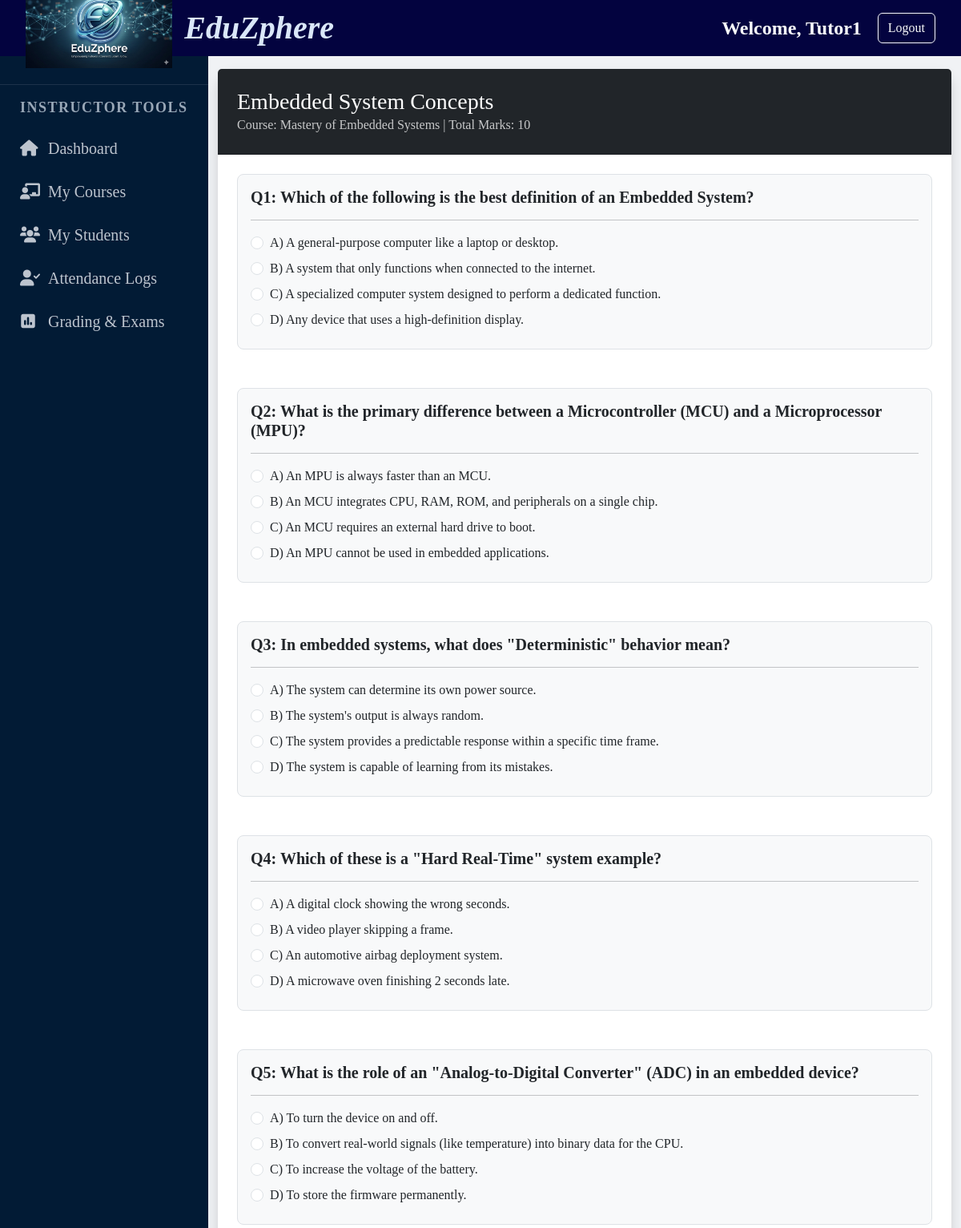
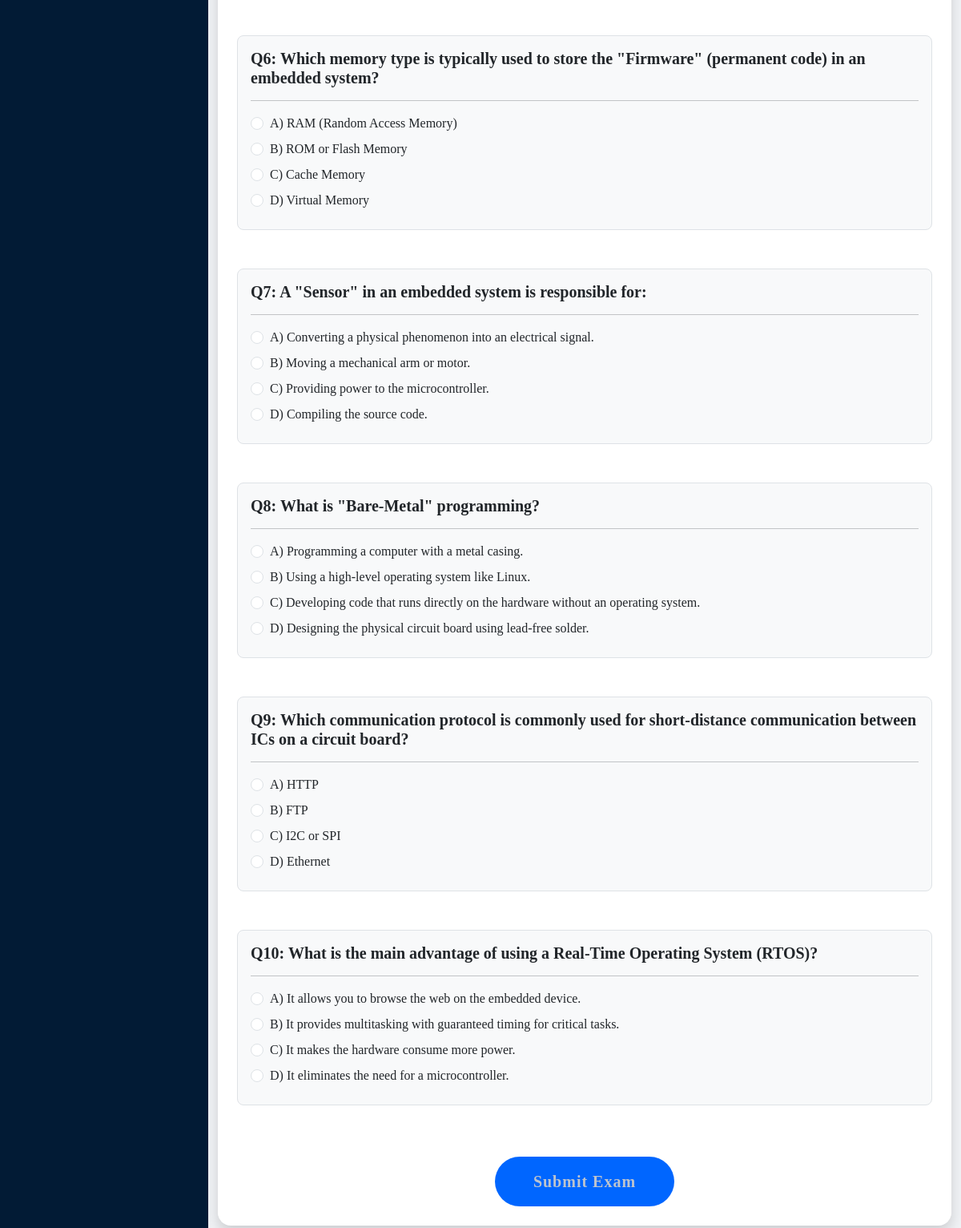
/records/take-exam/6/ (signed in), run on the app's committed database (2 pictures, top to bottom).
### records/models.py (models this page shows, shortened)
class Exam(models.Model):
    course = models.ForeignKey(Course, on_delete=models.CASCADE)
    title = models.CharField(max_length=200)
    total_marks = models.IntegerField()
    exam_date = models.DateField()

class MCQQuestion(models.Model):
    exam = models.ForeignKey(Exam, on_delete=models.CASCADE, related_name='questions')
    question_text = models.TextField()
    option_a = models.CharField(max_length=255)
    option_b = models.CharField(max_length=255)
    option_c = models.CharField(max_length=255)
    option_d = models.CharField(max_length=255)
    correct_option = models.CharField(
        max_length=1, choices=[('A', 'Option A'), ('B', 'Option B'), ('C', 'Option C'), ('D', 'Option D')])

### courses/models.py (models this page shows, shortened)
class Course(models.Model):
    title = models.CharField(max_length=200)
    description = models.TextField(null=True, blank=True)
    instructor = models.ForeignKey(User, on_delete=models.CASCADE, limit_choices_to={'profile__role': 'instructor'})
    price = models.DecimalField(max_digits=10, decimal_places=2, default=0.00)
    thumbnail = models.ImageField(upload_to='course_pics/', blank=True)
    created_at = models.DateTimeField(auto_now_add=True)

### records/views.py (the view, shortened to what this page needs)
# urls.py: path('take-exam/<int:exam_id>/', take_exam, name='take_exam'),
@login_required
def take_exam(request, exam_id):
    exam = get_object_or_404(Exam, id=exam_id)
    questions = exam.questions.all()
    user_profile = request.user.profile
    if ExamResult.objects.filter(student=user_profile, exam=exam).exists():
        messages.warning(request, "You have already completed this exam.")
        return redirect('exam_list')
    return render(request, 'take_exam.html', {'exam': exam, 'questions': questions})

### templates/take_exam.html (shortened to what this page needs)
{% extends 'base.html' %}
{% block content %}
<div class="container py-5">
    <div class="card shadow border-0 rounded-4">
        <div class="card-header bg-dark text-white p-4">
            <h3 class="mb-0">{{ exam.title }}</h3>
            <p class="mb-0 opacity-75">Course: {{ exam.course.title }} | Total Marks: {{ exam.total_marks }}</p>
        </div>
        <div class="card-body p-4">
            <form method="POST" action="{% url 'take_exam' exam.id %}">
                {% for question in questions %}
                <div class="mb-5 p-3 border rounded-3 bg-light">
                    <h5 class="fw-bold">Q{{ forloop.counter }}: {{ question.question_text }}</h5>
                    <hr>
                    <div class="form-check mb-2">
                        <input class="form-check-input" type="radio" name="question_{{ question.id }}" value="A" id="q{{ question.id }}a" required>
                        <label class="form-check-label" for="q{{ question.id }}a">A) {{ question.option_a }}</label>
                    </div>
                    <div class="form-check mb-2">
                        <input class="form-check-input" type="radio" name="question_{{ question.id }}" value="B" id="q{{ question.id }}b">
                        <label class="form-check-label" for="q{{ question.id }}b">B) {{ question.option_b }}</label>
                    </div>
                    <div class="form-check mb-2">
                        <input class="form-check-input" type="radio" name="question_{{ question.id }}" value="C" id="q{{ question.id }}c">
                        <label class="form-check-label" for="q{{ question.id }}c">C) {{ question.option_c }}</label>
                    </div>
                    <div class="form-check mb-2">
                        <input class="form-check-input" type="radio" name="question_{{ question.id }}" value="D" id="q{{ question.id }}d">
                        <label class="form-check-label" for="q{{ question.id }}d">D) {{ question.option_d }}</label>
                    </div>
                </div>
                {% empty %}
                <div class="text-center py-5">
                    <p class="text-muted">This exam currently has no questions. Please contact your instructor.</p>
                </div>
                {% endfor %}
                {% if questions %}
                <div class="text-center mt-4">
                    <button type="submit" class="btn btn-primary btn-lg px-5 rounded-pill">Submit Exam</button>
                </div>
                {% endif %}
            </form>
        </div>
    </div>
</div>
{% endblock %}

### templates/base.html (shortened to what this page needs)
{% load static %}
<!DOCTYPE html>
<html lang="en">
<head>
    <link href="https://cdn.jsdelivr.net/npm/bootstrap@5.3.0/dist/css/bootstrap.min.css" rel="stylesheet">
    <link rel="stylesheet" href="{% static 'css/style.css' %}">
    <link rel="stylesheet" href="https://cdnjs.cloudflare.com/ajax/libs/font-awesome/6.0.0/css/all.min.css">
</head>
<body>
    <div class="dashboard-wrapper">
        <header class="main-header">
            <div class="logo-container">
                <img src="{% static 'images/logo.png' %}" alt="EduZphere Logo" class="logo-image">
                <span class="logo-text">EduZphere</span>
            </div>
            <div class="header-auth-bar">
            {% if user.is_authenticated %}
                <span class="text-light fs-4">Welcome, {{ user.username }}</span>
                <a href="{% url 'logout' %}" class="btn btn-outline-light btn-md">Logout</a>
            {% else %}
                <a href="{% url 'login' %}" class="text-white me-3 text-decoration-none">Login</a>
                <a href="{% url 'register' %}" class="btn btn-light btn-sm">Join Now</a>
            {% endif %}
            </div>
        </header>
        <div class="main-body-container">
            <nav class="sidebar">
           <ul>
            {% if not user.is_authenticated %}
            <li class="sidebar-divider">Discovery</li>
            <li><a href="{% url 'home' %}" class="{% if request.resolver_match.url_name == 'home' %}active{% endif %}"><i class="fa-solid fa-house"></i> Home</a></li>
            <li><a href="{% url 'about' %}" class="{% if request.resolver_match.url_name == 'about' %}active{% endif %}"><i class="fa-solid fa-circle-info"></i> About EduZphere</a></li>
            <li><a href="{% url 'workshops' %}" class="{% if request.resolver_match.url_name == 'workshops' %}active{% endif %}"><i class="fa-solid fa-bolt"></i> Free Workshops</a></li>
            <li><a href="{% url 'contact' %}" class="{% if request.resolver_match.url_name == 'contact' %}active{% endif %}"><i class="fa-solid fa-envelope"></i> Contact Support</a></li>
            <li class="sidebar-divider">Getting Started</li>
            {% if user.is_authenticated and user.is_staff or user.profile.role == 'admin' %}
                <li class="sidebar-divider">Administration</li>
                <li>
                    <a href="{% url 'dashboard' %}" class="{% if request.resolver_match.url_name == 'dashboard' %}active{% endif %}">
                        <i class="fa-solid fa-gauge-high"></i> Admin Dashboard
                    </a>
                </li>
                <li><a href="/admin/"><i class="fa-solid fa-database"></i>Administration</a></li>
            {% endif %}
            <li><a href="{% url 'register' %}"><i class="fa-solid fa-user-plus"></i> Become a Member</a></li>
            {% elif user.profile.role == 'instructor' %}
            <li class="sidebar-divider">Instructor Tools</li>
            <li><a href="{% url 'home' %}" class="{% if request.resolver_match.url_name == 'dashboard' %}active{% endif %}"><i class="fa-solid fa-house"></i> Dashboard</a></li>
            <li><a href="{% url 'course_list' %}" class="{% if request.resolver_match.url_name == 'course_list' %}active{% endif %}"><i class="fa-solid fa-chalkboard-user"></i> My Courses</a></li>
            <li><a href="{% url 'student_list' %}" class="{% if request.resolver_match.url_name == 'student_list' %}active{% endif %}""><i class="fa-solid fa-users"></i> My Students</a></li>
            <li><a href="{% url 'attendance' %}" class="{% if request.resolver_match.url_name == 'attendance' %}active{% endif %}"><i class="fa-solid fa-user-check"></i> Attendance Logs</a></li>
            <li><a href="{% url 'exam_list' %}" class="{% if request.resolver_match.url_name == 'exam_list' %}active{% endif %}"><i class="fa-solid fa-square-poll-vertical"></i> Grading & Exams</a></li>
            {% endif %}
            </ul>
            </nav>
            <div class="main-content">
            {% block content %}
            {% endblock %}
            </div>
        </div>
    </div>
</body>
</html>

### static/css/style.css (style rules this page uses)
:root { --main-bg:var(--text-light); --glass-bg: rgba(255, 255, 255, 0.9); --sidebar-bg: #011627; --accent-blue: #0066ff; --text-dark: #1a202c; --text-muted: #718096; }
html,body { background-size: cover; background-attachment: fixed; font-family:'Times New Roman', Times, serif; height: 100%; margin: 0; overflow: hidden; }
:root { --main-bg-color: #f0f2f5; --sidebar-bg-color: #021b35; --sidebar-hover: rgba(255, 255, 255, 0.1); --accent-blue: #0066ff; --text-light: #bdc4ce; --white: #ffffff; }
* { box-sizing: border-box; margin: 0; padding: 0; }
.main-header { height: 100px; grid-area: header; background-color: rgb(3, 3, 63); display: flex; justify-content: space-between; align-items: center; padding: 0 2rem; border-bottom: none; height: 70px; flex-shrink: 0; z-index: 1000; }
.header-auth-bar { display: flex; align-items: center; gap: 20px; font-size: 1.3rem; font-weight: bold; }
.logo-container { display: flex; align-items: center; }
.logo-image { height: 100px; object-fit: contain; margin-right: 15px; }
.logo-text { font-size: 2.5rem; font-family:'Times New Roman', Times, serif; font-style: italic; font-weight: 800; color: #dae7f8; font-weight: bold; }
.dashboard-wrapper { display: flex; flex-direction: column; height: 100vh; overflow: hidden; }
.main-body-container { grid-area: main-body; display: flex; flex: 1; overflow: hidden; min-height: calc(100vh - 70px); }
.sidebar { width: 260px; background-color: #021b35;; min-height: 100vh; overflow-y: auto; padding: 20px 0; transition: all 0.3s; }
.sidebar ul { list-style: none; padding: 0; }
.sidebar ul li a { display: flex; align-items: center; padding: 12px 25px; color: #bdc4ce; text-decoration: none; font-size: 20px; transition: 0.3s; }
.sidebar ul li a i { margin-right: 15px; width: 20px; text-align: center; }
.sidebar-divider { padding: 20px 25px 10px; font-size: 18px; text-transform: uppercase; letter-spacing: 1.5px; color: #99a7b7; font-weight: bold; border-top: 1px solid rgba(255,255,255,0.1); margin-top: 15px; padding-top: 15px; }
.main-content { flex: 1; padding: 0; background-color: var(--main-bg-color); overflow-y: auto; display: block; }
.btn-primary { display: inline-block; padding: 1rem 2rem; background-color: var(--accent-blue); color: var(--text-light); text-decoration: none; border-radius: 8px; margin-top: 1rem; }
.btn-primary { background-color: #0066ff !important; border: none !important; letter-spacing: 1px; transition: all 0.3s ease; }
.btn-primary { background-color: var(--accent-blue); border: none; font-weight: 600; transition: all 0.3s ease; }
.container.py-5 { padding-top: 1rem !important; }

### data on the page
Exam: title "Embedded System Concepts", course "Mastery of Embedded Systems", total_marks "10"
MCQQuestion: question_text "Which of the following is the best definition of an Embedded System?", option_a "A general-purpose computer like a laptop or desktop.", option_b "A system that only functions when connected to the internet.", option_c "A specialized computer system designed to perform a dedicated function.", option_d "Any device that uses a high-definition display."
MCQQuestion: question_text "What is the primary difference between a Microcontroller (MCU) and a Microprocessor (MPU)?", option_a "An MPU is always faster than an MCU.", option_b "An MCU integrates CPU, RAM, ROM, and peripherals on a single chip.", option_c "An MCU requires an external hard drive to boot.", option_d "An MPU cannot be used in embedded applications."
MCQQuestion: question_text "In embedded systems, what does \"Deterministic\" behavior mean?", option_a "The system can determine its own power source.", option_b "The system's output is always random.", option_c "The system provides a predictable response within a specific time frame.", option_d "The system is capable of learning from its mistakes."
MCQQuestion: question_text "Which of these is a \"Hard Real-Time\" system example?", option_a "A digital clock showing the wrong seconds.", option_b "A video player skipping a frame.", option_c "An automotive airbag deployment system.", option_d "A microwave oven finishing 2 seconds late."
MCQQuestion: question_text "What is the role of an \"Analog-to-Digital Converter\" (ADC) in an embedded device?", option_a "To turn the device on and off.", option_b "To convert real-world signals (like temperature) into binary data for the CPU.", option_c "To increase the voltage of the battery.", option_d "To store the firmware permanently."
MCQQuestion: question_text "Which memory type is typically used to store the \"Firmware\" (permanent code) in an embedded system?", option_a "RAM (Random Access Memory)", option_b "ROM or Flash Memory", option_c "Cache Memory", option_d "Virtual Memory"
MCQQuestion: question_text "A \"Sensor\" in an embedded system is responsible for:", option_a "Converting a physical phenomenon into an electrical signal.", option_b "Moving a mechanical arm or motor.", option_c "Providing power to the microcontroller.", option_d "Compiling the source code."
MCQQuestion: question_text "What is \"Bare-Metal\" programming?", option_a "Programming a computer with a metal casing.", option_b "Using a high-level operating system like Linux.", option_c "Developing code that runs directly on the hardware without an operating system.", option_d "Designing the physical circuit board using lead-free solder."
MCQQuestion: question_text "Which communication protocol is commonly used for short-distance communication between ICs on a circuit board?", option_a "HTTP", option_b "FTP", option_c "I2C or SPI", option_d "Ethernet"
MCQQuestion: question_text "What is the main advantage of using a Real-Time Operating System (RTOS)?", option_a "It allows you to browse the web on the embedded device.", option_b "It provides multitasking with guaranteed timing for critical tasks.", option_c "It makes the hardware consume more power.", option_d "It eliminates the need for a microcontroller."

### other printed values
{{ user.username }} "Tutor1"
